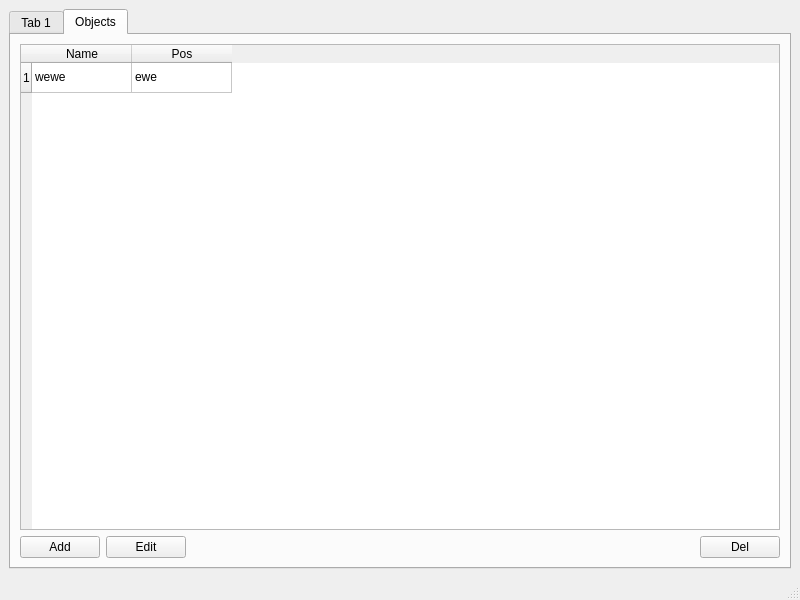
<?xml version="1.0" encoding="UTF-8"?>
<ui version="4.0">
 <class>MainWindow</class>
 <widget class="QMainWindow" name="MainWindow">
  <property name="geometry">
   <rect>
    <x>0</x>
    <y>0</y>
    <width>800</width>
    <height>600</height>
   </rect>
  </property>
  <property name="windowTitle">
   <string>MainWindow</string>
  </property>
  <widget class="QWidget" name="centralwidget">
   <layout class="QVBoxLayout" name="verticalLayout">
    <item>
     <widget class="QTabWidget" name="tabWidget">
      <property name="currentIndex">
       <number>1</number>
      </property>
      <widget class="QWidget" name="tab">
       <attribute name="title">
        <string>Tab 1</string>
       </attribute>
      </widget>
      <widget class="QWidget" name="tabObjects">
       <attribute name="title">
        <string>Objects</string>
       </attribute>
       <layout class="QVBoxLayout" name="verticalLayout_2">
        <item>
         <widget class="QTableWidget" name="tableWidget">
          <row>
           <property name="text">
            <string>1</string>
           </property>
          </row>
          <column>
           <property name="text">
            <string>Name</string>
           </property>
          </column>
          <column>
           <property name="text">
            <string>Pos</string>
           </property>
          </column>
          <item row="0" column="0">
           <property name="text">
            <string>wewe</string>
           </property>
          </item>
          <item row="0" column="1">
           <property name="text">
            <string>ewe</string>
           </property>
          </item>
         </widget>
        </item>
        <item>
         <layout class="QHBoxLayout" name="horizontalLayout">
          <item>
           <widget class="QPushButton" name="btnObjectsAdd">
            <property name="text">
             <string>Add</string>
            </property>
           </widget>
          </item>
          <item>
           <widget class="QPushButton" name="btnObjectsEdit">
            <property name="text">
             <string>Edit</string>
            </property>
           </widget>
          </item>
          <item>
           <spacer name="horizontalSpacer">
            <property name="orientation">
             <enum>Qt::Horizontal</enum>
            </property>
            <property name="sizeHint" stdset="0">
             <size>
              <width>40</width>
              <height>20</height>
             </size>
            </property>
           </spacer>
          </item>
          <item>
           <widget class="QPushButton" name="btnObjectsDelete">
            <property name="text">
             <string>Del</string>
            </property>
           </widget>
          </item>
         </layout>
        </item>
       </layout>
      </widget>
     </widget>
    </item>
   </layout>
  </widget>
  <widget class="QStatusBar" name="statusbar"/>
 </widget>
 <resources/>
 <connections/>
</ui>
